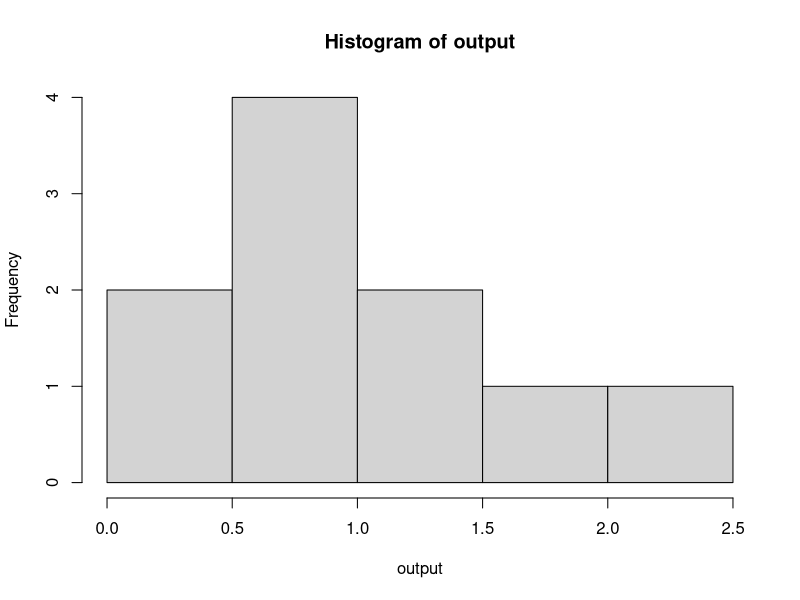
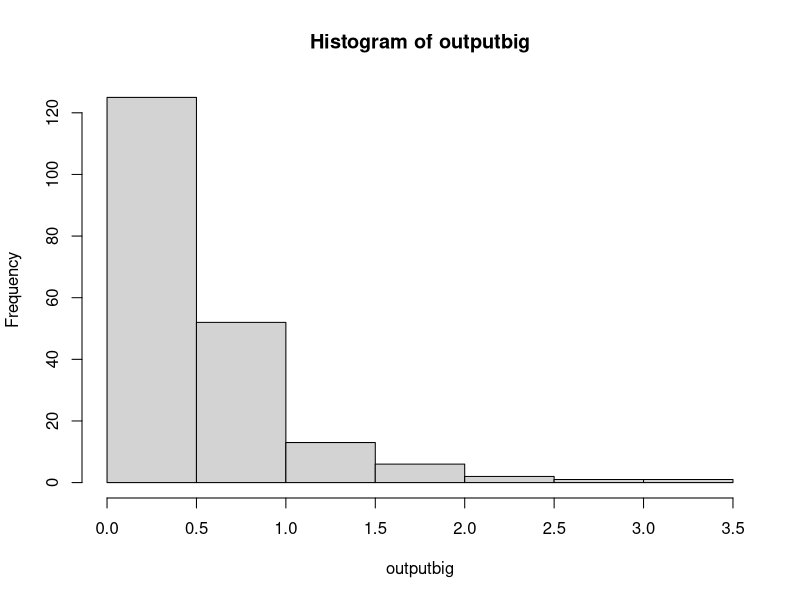
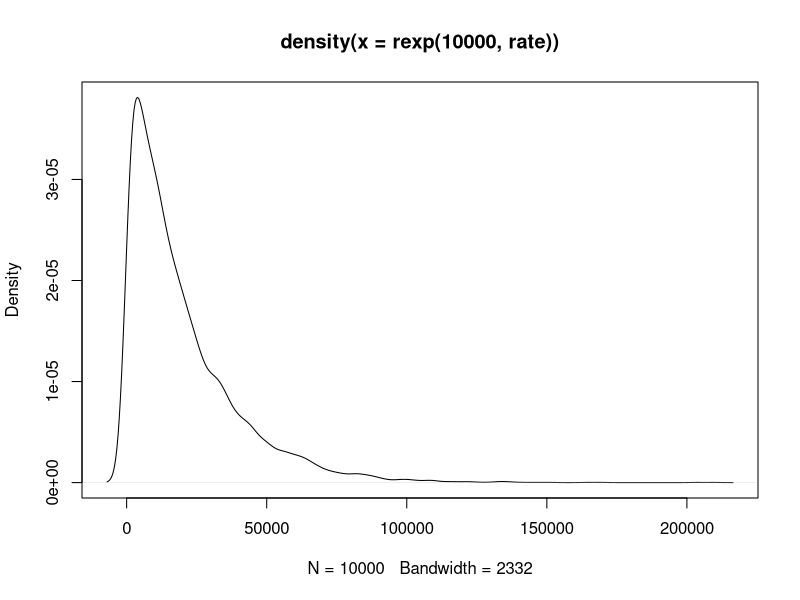
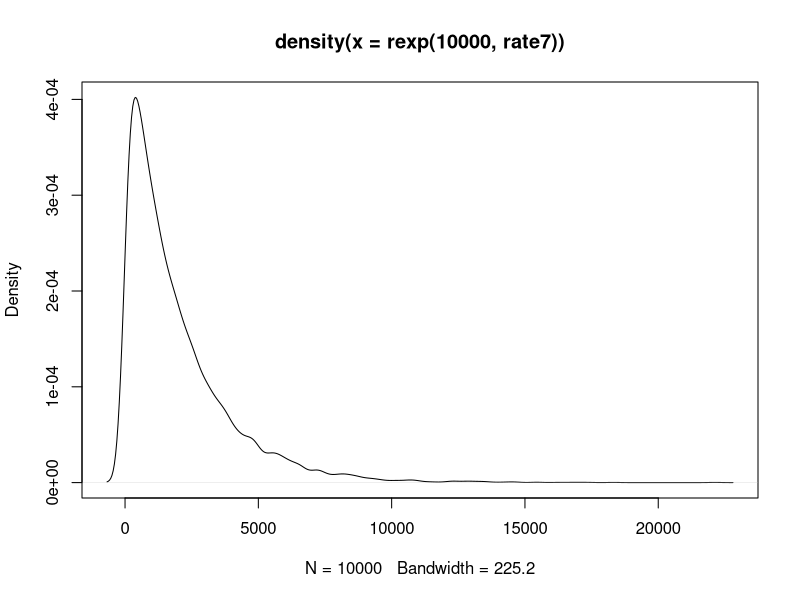
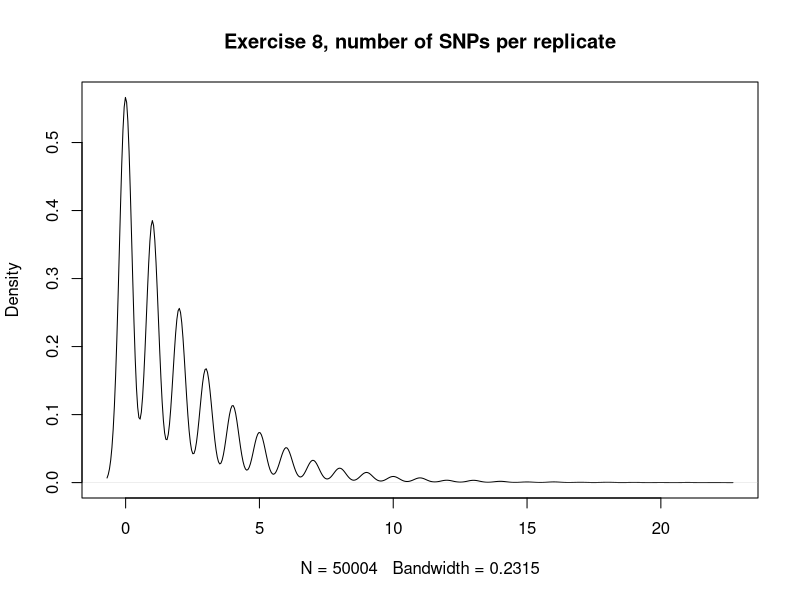
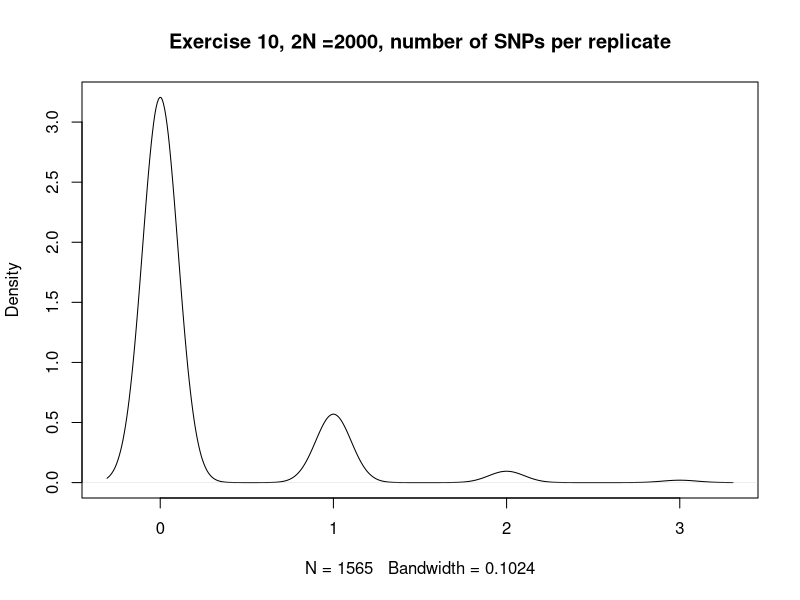

The R source for these figures, in order: (Note: this script raises an error after producing the figures.)
#M200A COALESCENCE EXERCISES,Dr. Kirk Lohmueller, Fall 2015
#Hayley Stansell
#
#
getwd()
setwd("C:\\Users\\Hayley\\eeb201hayleystansell")
getwd()
#
#
?rexp
#
output<-rexp(10,2)
#[1] 0.21809588 1.70468865 1.24958590 0.03783002 0.65334166 0.31265010 0.25168173 0.32412173 0.05198139 0.64820064
output
hist(output)
#This shows that most outputs are clustering just below 0.5
outputbig<-rexp(200,2)
outputbig
mean(outputbig)
#[1] 0.4781231
hist(outputbig)
#
#
#############################################################################################Exercise FIVE###############
#
#From previous work, it seems that the rate of coalescence should be 1/2N , where 2N is number of chromosomes
#
#
#############################################################################################EXERCISE SIX###############
#
#
rate<-1/20000
mean(rexp(10000, rate))
#[1] 19712.04
##########################a) what is the average time to most recent common ancestor in your simulation?
#19712.04 generations
##########################b) what is the theoretical expectation?
#20,000 generations
##########################c) how do the values compare?
# They are very close to one another. 
##########################d) make a density plot of simulated coalescent times
??densityplot
?density
?plot
density(rexp(10000,rate))
plot(density(rexp(10000,rate)))
#Success!!
##########################e) what is the standard deviation of the coal. times?
output<-rexp(10000,rate)
density(output)
sd(output)
#[1] 20371.65
#
#
#############################################################################################EXERCISE SEVEN#############
##answer parts a-e from Q6 for this simulation
# set 2N = 2000
#
rate7<-1/2000
mean(rexp(10000, rate7))
#[1] 2009.536
##########################a) what is the average time to most recent common ancestor in your simulation?
#2009.536 generations
##########################b) what is the theoretical expectation?
#2000 generations
##########################c) how do the values compare?
# They are very close to one another, just as in Exercise Six
##########################d) make a density plot of simulated coalescent times
density(rexp(10000,rate7))
plot(density(rexp(10000,rate7)))
#Success!! ---it looks nearly identical in shape to the plot from exercise six. 
#             The largest are occupies 0-5000, 1/10 of what was seen with the simulation where 2N=20000 (0-50000). It scales up.
##########################e) what is the standard deviation of the coal. times?
output7<-rexp(10000,rate7)
density(output7)
sd(output7)
#[1] 1999.717
#
##########################f) how does TMRCA from simulations in Q6 (2N =20,000) and Q7 (2N = 2,000) compare?
#  They are both theoretically (and approximately, in simulation) equal to 2N generations.
#  With the population size in Q7 being a tenth of the size of Q6, the resulting TMRCA is similarly one tenth. 
##########################g) what can you conclude about how the population size affects the expected coalescent time?
#  The expected coalescent time appears to scale in direct proportion with population size. 
#  As population size increases or decreases one way or another, the TMRCA is expected to shift accordingly and to the same degree.
#
#
#
##############################################################################################EXERCISE EIGHT#################
#
#POISSON RANDOM VARIABLES
?rpois
#rpois is the random variable generation for the Poisson dist. (there's also dpois, ppois, qpois)
#inputs are n, lambda . n is number of values to return, and lambda is a vector of (non-neg) means
# n is number of "draws", lambda is a rate parameter for the distribution -- rate = expected value (and variance) of the dist.
#
#given rate of occurence (here, 2), over a number of intervals (here, 10) 
#     - how many occurances of an event will there be in a given interval?
rpois(10,2)
#[1] 2 2 3 3 2 3 4 3 3 1
#
#simulate to show that the expected value of a given Poisson distribution is equal to the rate paramter (lambda)
mean(rpois(10000,2))
#[1] 1.9922 ----this mean is approximately 2 (the rate)
#
#getting workable syntax
2*10
1*(10^-4)
#[1] 1e-04
#
#
#
#################################a) add mutations to the geneologies (aka coal. times) simulated in Q6. 
# mu (aka lambda) = 1e-04
# coal. times from Q6 .... 2N = 20,000 . so, 20000 generations (theoretically)
# what is avg. # of SNPs/geneology (the mean! from the poisson)
#
rate8<-1/20000
rexp(10000, rate8) #gets 10,000 simulations of geneologies (coal. times) given 2N = 20,000. 
#10,000 similar/distributed coal. times. given those coal times...each output is an n...10,000 n's / draws for the Poisson
geneologies<-rexp(10000, rate8)
geneologies
#okay
#mean(rpois(geneologies, 1e-04))
#[1] 0 ....hmmmmmmm
#rpois(geneologies, 1e-04)
#all values are zero here.... hmmm
#for geneologies[i-10000]
rate<-1e-04 #no? is rate*geneology value?
rate
for (i in geneologies){
  rate<-1e-04*geneologies[i]
  rpois(i, rate)
  outputcheck<-rpois(i, rate)
  output<-mean(rpois(i,rate))
}
#slow-ish, but not locked up
output
outputcheck
length(outputcheck)
#[1] 0.0001249649
#very close to the rate!
#################################b) What is the average number of SNPs per geneology?
# From my simulation, it appears that the average number of SNPs per geneology closely approximates 
# the given input mutation rate of 0.0002. The number generated through my simulation was ~0.000125
#
#
#################################c) given that Theta = 4N(mu), what is theta predicted to be in this example?
Theta<-2*20000*(1e-04)
Theta
# 4, if working with theoretical values of N and mu . 

#~~~~~~~~~~~~~~~~~~~~~~~~~~~~~~~~~~~~~~~~~~~~~~~~~~~~~~~~~~~~~~~b) TAKE TWO
#feel like my output for b) was incorrect, a my rate did not factor in the length of each geneology as it went
geneologies<-rexp(10000, rate8)
geneologies
#okay
#mean(rpois(geneologies, 1e-04))
#[1] 0 ....hmmmmmmm
#rpois(geneologies, 1e-04)
#all values are zero here.... hmmm
#for geneologies[i-10000]

for (i in geneologies){
  rate<- 1e-04*geneologies #this worked! took out the [i] (had *geneologies[i])
  rpois(i, rate) #appears to output a bunch of values that seem okay....integer numbers, mostly under 5, some up to ~20
  output<-mean(rpois(i,rate))
}
#slow-ish, but not locked up
output
#[1] 1.95577 #avg number of SNPs/geneology
1e-04*20000
#[1] 2
# HERE, the output from this simulation appears to approximate the value of mu*number of geneologies....or, mu*coal.time. 
# So, the average number of SNPs per coalescent time (geneology), is approximating the rate of mutation for the 
# theoretical/ideal. parameters
#
#~~~~~~~~~~~~~~~~~~~~~~~~~~~~~~~~~~~~~~~~~~~~~~~~~~~~~~~~~~~c) BACK TO C
#################################c) given that Theta = 4N(mu), what is theta predicted to be in this example?
Theta<-2*20000*(1e-04) # = 4N(mu)
Theta
# [1] 2, if working with theoretical values of N and mu . 
#
#################################d) how does this value of theta compare to the average number of SNPs seen in the simmulations?
# Theta appears to be aaproximately equal to the average (or expected) number of SNPs per geneology (here, 2). 
#
#
#################################e) TOTALLY NEATZ!
#
#
#################################f) make a density plot of the number of SNPs per simulation replicate....
geneologies<-rexp(10000, rate8)
geneologies
#okay
#mean(rpois(geneologies, 1e-04))
#[1] 0 ....hmmmmmmm
#rpois(geneologies, 1e-04)
#all values are zero here.... hmmm
#for geneologies[i-10000]

for (i in geneologies){
  rate<- 1e-04*geneologies #this worked! took out the [i] (had *geneologies[i])
  rpois(i, rate) #appears to output a bunch of values that seem okay....integer numbers, mostly under 5, some up to ~20
  output<-(rpois(i,rate))
}
#slow-ish, but not locked up
#NOTE THAT I RAN THIS WITHOUT RUNNING THE ACTUAL FOR-LOOP, JUST DID WHAT WAS INSIDE IT....
output
#create density plot of output
density(output)
plot(density(output), main="Exercise 8, number of SNPs per replicate")
#interesting.................?
#
#
#
#
#########################################################################################EXERCISE TEN######################
#
#repeat all steps done for exercise 8, but 2N = 2000
#
# mu (aka lambda) = 1e-04
# coal. times from Q6 .... 2N = 2000 . so, 2000 generations (theoretically)
# what is avg. # of SNPs/geneology (the mean! from the poisson)
#
rate10<-1/2000
rexp(10000, rate10) #gets 10,000 simulations of geneologies (coal. times) given 2N = 2000. 
#10,000 similar/distributed coal. times. given those coal times...each output is an n...10,000 n's / draws for the Poisson
geneologies<-rexp(10000, rate10)
geneologies
#okay
#mean(rpois(geneologies, 1e-04))
#[1] 0 ....hmmmmmmm
#rpois(geneologies, 1e-04)
#all values are zero here.... hmmm
#for geneologies[i-10000]

for (i in geneologies){
  rateTEN<- 1e-04*geneologies #this worked! took out the [i] (had *geneologies[i])
  rpois(i, rateTEN) #appears to output a bunch of values that seem okay....integer numbers, mostly under 5, some up to ~20
  output<-(rpois(i,rateTEN))
}

output
#[1] 0.1923077 #avg number of SNPs/geneology EXERCISE 10
1e-04*2000
#[1] 0.2 for EXERCISE 10
# The output from this simulation appears to approximate the value of mu*number of geneologies....or, mu*coal.time. 
# So, the average number of SNPs per coalescent time (geneology), is approximating the rate of mutation for the 
# theoretical/ideal. parameters, as in exercise 8. 
density(output)
plot(density(output), main="Exercise 10, 2N =2000, number of SNPs per replicate")
# The density shown by this plot is of a similar patter to the 2N = 20000 simulation. 
# However, there are fewer peaks and the range of values is much, much smaller (max values around 4 or 5)
#
#
#
#
########################################################################################EXERCISE 11######################
#
??scatterplot
?ggplot
??ggplot
library(ggplot2)
#ehhhhhh, just try basic plot(x,y)
?plot
plot(geneologies, output)
length(geneologies) #[1] 10000
length(output) #[1] 52 .............hmmmmmm
length(rateTEN) #[1] 10000
#bring up loop again:
for (i in length(geneologies)){
  
rateTEN<- 1e-04*geneologies #this worked! took out the [i] (had *geneologies[i])
  rpois(i, rateTEN) #appears to output a bunch of values that seem okay....integer numbers, mostly under 5, some up to ~20
  output<-(rpois(i,rateTEN))
}
output
length(output) # OKAY, NOW CORRECT LENGTH!
rateTEN
length(rateTEN) #okay
length(i) # 1 ....okay?
#length(i in geneologies) # error message...unexpected "in"
